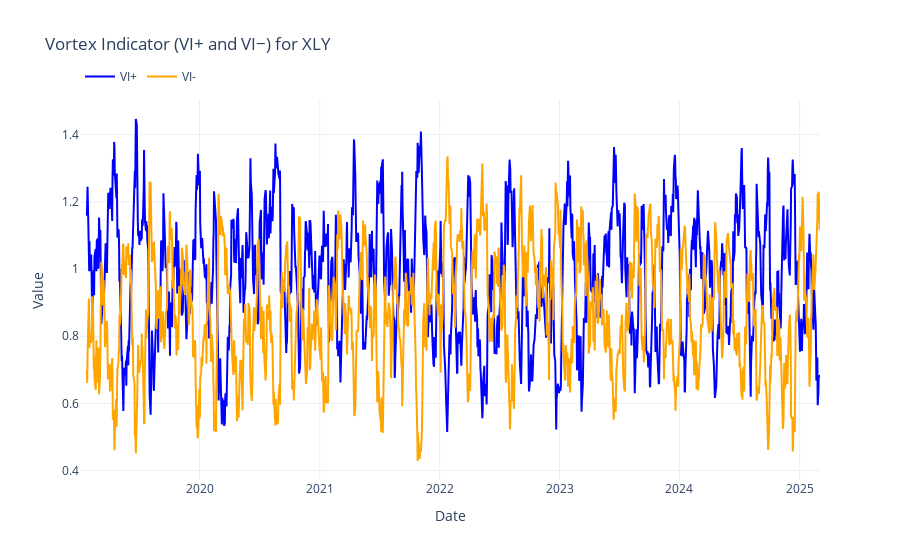

Source (notebook cell):
### Code cell
fig = go.Figure()

fig.add_trace(go.Scatter(
    x=xly.index,
    y=xly["VI+"],
    mode='lines',
    name='VI+',
    line=dict(color='blue')
))

fig.add_trace(go.Scatter(
    x=xly.index,
    y=xly["VI-"],
    mode='lines',
    name='VI-',
    line=dict(color='orange')
))

fig.update_layout(
    title="Vortex Indicator (VI+ and VI−) for XLY",
    xaxis_title="Date",
    yaxis_title="Value",
    legend=dict(x=0, y=1.1, orientation="h"),
    template="plotly_white"
)

fig.show()

### Figure 1 — Plotly figure (JSON) as saved in the notebook; plotly's stock layout.template omitted (floating-point values rounded to 4 significant figures; data arrays with more than 128 entries replaced by an {"elided": "..."} marker saying what was removed)
{"data": [{"line": {"color": "blue"}, "mode": "lines", "name": "VI+", "type": "scatter", "x": {"elided": "1551 str values"}, "y": {"elided": "1551 float values"}}, {"line": {"color": "orange"}, "mode": "lines", "name": "VI-", "type": "scatter", "x": {"elided": "1551 str values"}, "y": {"elided": "1551 float values"}}], "layout": {"legend": {"orientation": "h", "x": 0, "y": 1.1}, "title": {"text": "Vortex Indicator (VI+ and VI−) for XLY"}, "xaxis": {"title": {"text": "Date"}}, "yaxis": {"title": {"text": "Value"}}}}
